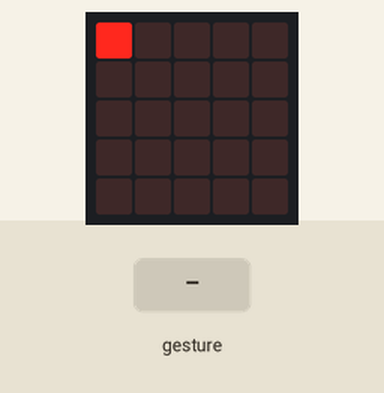
Recording of a program running on a simulated BBC micro:bit (MakeCode). Shown: the board's 5×5 LED display. Inputs (shaded band) come from the test bench. A tilt is held for 1.5 s and a shake lasts 1 s, then the board lies face up again; the 48×5 strip is a reading aid, not a part: it shows the text the display is scrolling, unrolled, one strip-width of it at a time.

Above: at 12.0 s.
12.1 s: gesture 'logo up'
At 13.3 s:
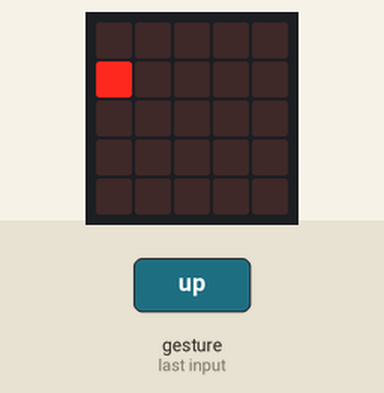
13.7 s: gesture 'logo down'
At 14.5 s:
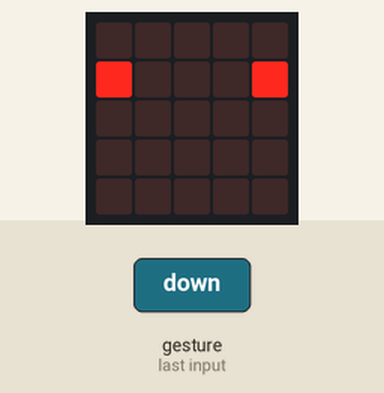
15.2 s: gesture 'tilt left'
At 15.8 s:
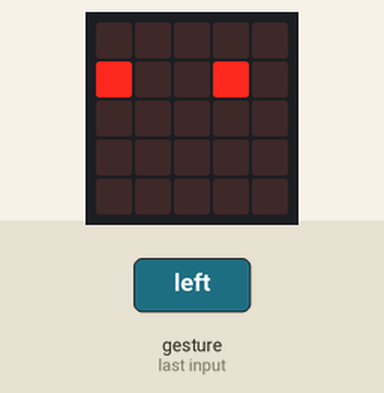
16.8 s: gesture 'tilt right'
At 18.0 s:
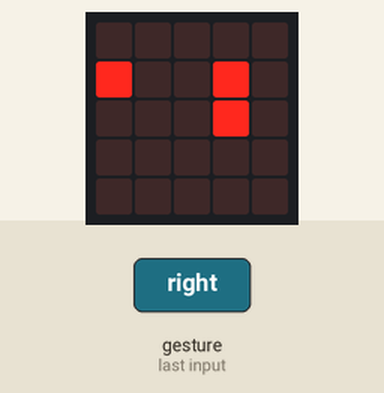
18.3 s: gesture 'logo up'
At 19.4 s:
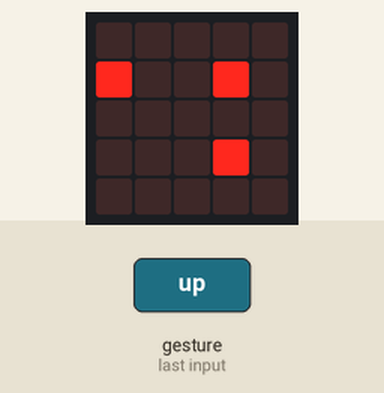
19.9 s: gesture 'logo down'
At 20.6 s:
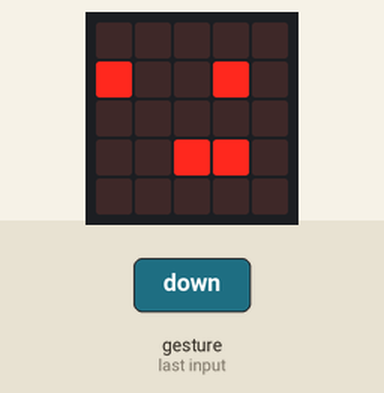

Measured:
- after the input at 12.1 s, the display: first changes after 0.10 s (image 1 shows a later state)
- after the input at 13.7 s, the display: changes at once (image 2)
- after the input at 15.2 s, the display: first changes after 0.10 s (image 3 shows a later state)
- after the input at 16.8 s, the display: changes at once (image 4)
- after the input at 18.3 s, the display: first changes after 0.10 s (image 5 shows a later state)
- after the input at 19.9 s, the display: changes at once (image 6)

The program:

main.ts
```typescript
input.onGesture(Gesture.LogoUp, function () {
    y += 1
    led.unplot(x, y - 1)
})
input.onGesture(Gesture.LogoDown, function () {
    x += -1
    led.unplot(x, y + 1)
})
input.onGesture(Gesture.TiltLeft, function () {
    x += -1
    led.unplot(x + 1, y)
})
input.onGesture(Gesture.TiltRight, function () {
    y += 1
    led.unplot(x - 1, y)
})
let x = 0
let y = 0
basic.showString("Let's play!")
basic.forever(function () {
    if (y < 0) {
        y = 4
    }
})
basic.forever(function () {
    if (x < 0) {
        x = 4
    }
})
basic.forever(function () {
    led.plot(x, y)
})
basic.forever(function () {
    if (y > 4) {
        y = 0
    }
})
basic.forever(function () {
    if (x > 4) {
        x = 0
    }
})
```

test.ts
```typescript
// 在這裡測試；當此封包作為擴充功能時，將不會編譯此內容。
```
